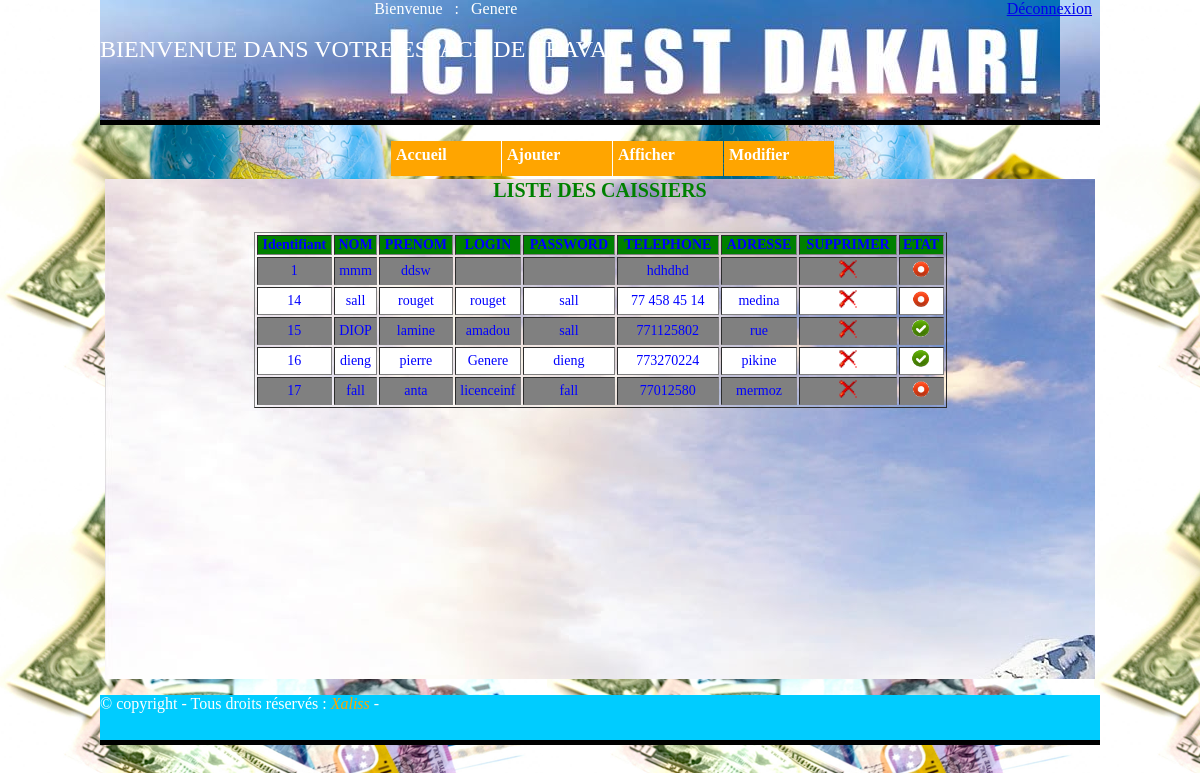
The page /XALISS/content/index.php?p=2&idadmin=1 (signed in) on the database its author committed.
### tables this page shows
CREATE TABLE IF NOT EXISTS `caissier` (
  `id_caissier` int(10) NOT NULL AUTO_INCREMENT,
  `login` varchar(50) DEFAULT NULL,
  `password` varchar(50) NOT NULL,
  `nom` varchar(50) NOT NULL,
  `prenom` varchar(100) NOT NULL,
  `telephone` varchar(20) NOT NULL,
  `adresse` varchar(50) NOT NULL,
  `etat` int(2) NOT NULL DEFAULT '0',
  PRIMARY KEY (`id_caissier`),
  UNIQUE KEY `login` (`login`)
);

### XALISS/content/afficher_user.php (the view, shortened to what this page needs)
<?php
  $sql="Select * from caissier";
  $result=mysql_query($sql);
  $rows=mysql_fetch_array($result);
?>
<!DOCTYPE>
<html>
     <head>
	 <head>
<body background="../photo/fond.jpg">
     <h1 align='center'><font color='green'>LISTE DES CAISSIERS</font></h1><br/>
     <table align="center" border="1" width="70%">
      <tr>
      	<th bgcolor="green">Identifiant</th ><th bgcolor="green">NOM</th><th bgcolor="green">PRENOM</th><th bgcolor="green">LOGIN</th>
		<th bgcolor='green'>PASSWORD</th><th bgcolor='green'>TELEPHONE</th></th><th bgcolor='green'>ADRESSE</th>
		<th bgcolor='green'>SUPPRIMER</th><th bgcolor='green'>ETAT</th>
      </tr>
	  <?php
	  $i=0;
      do{
      	if($i%2){
      		echo "<tr bgcolor='white'>";
      	}else{
      		echo "<tr bgcolor='gray'>";
      	}
      ?>
	               <td align='center'><?php echo $rows['id_caissier'];?></td>
             <td align='center'><?php echo $rows['nom'];?></td>
             <td align='center'><?php echo $rows['prenom'];?></td>
			 <td align='center'><?php echo $rows['login'];?></td>
			 <td align='center'><?php echo $rows['password'];?></td>
			 <td align='center'><?php echo $rows['telephone'];?></td>
			 <td align='center'><?php echo $rows['adresse'];?></td>
			<td align='center'><?php echo (" <a href=\"supprimer_user.php?id=".$_GET['idadmin']."&idcaissier=".$rows['id_caissier']."\"><img src='../photo/sup.gif' width=20 heigth=20></a>"
			                               );?></td>
			<?php
			 if($rows['etat']==1) {?>
			      <td align='center'><?php echo (" <a href=\"activer_desactiver.php?p=2&id=".$rows['id_caissier']."&etat=".$rows['etat']."\"><img src='../photo/actif.png' width=20 heigth=20></a>"
			                               );?></td>
				  <?php
			 }else{?>
			      <td align='center'><?php echo (" <a href=\"activer_desactiver.php?p=2&id=".$rows['id_caissier']."&etat=".$rows['etat']."\"><img src='../photo/inactif.png' width=20 heigth=20></a>"
				                           );?></td>
				 <?php
			 }?>
          </tr>
      <?php
      $i++;
       }while($rows=mysql_fetch_array($result));
       ?>
	   </table>
</body>
</html>

### XALISS/content/index.php (shortened to what this page needs)
<!DOCTYPE html>
<html>
<head>
<link rel='stylesheet' type="text/css" href='../css/style.css'/>
</head>
<body>
	<div id='conterner'>
		<div id='banniere'>
		  <?php include("banniere.php"); ?>
		</div>
		<div id='sub_banniere'>
		</div>
		<div id='navigation'>
			<div class="centrer"><?php include("nav.php");  ?></div>
		</div>
		<div id='contenue'>
			<div align="right">
			  <?php
				if (isset($_GET['p'])){
					switch ($_GET['p']){
							case 2:
								include("afficher_user.php");
							break;
					}
				}
				else{
				include("accueil.php");
				}
			?>
		  </div>
    </div>
		<div id='pied_de_page'>
			<p><span id="copyright symbol">&copy copyright - Tous droits r&eacute;serv&eacute;s : <i><font color="orange">Xaliss</font></i> - </span></p>
		</div>
		<div id='sup_footer'>
		</div>
	</div>
</body>
</html>

### XALISS/content/banniere.php
<table width="100%" border="0" cellspacing="0" cellpadding="0">
  <tr>
    <td align="right">Bienvenue &nbsp; :</td>
    <td>&nbsp; &nbsp;<?php echo $_SESSION['login'];?></td>
    <td align="right"><a href="../logout.php" class='a_lien'>D&eacute;connexion</a>&nbsp;&nbsp;</td>
  </tr>
  <tr>
    <td>&nbsp;</td>
    <td>&nbsp;</td>
    <td>&nbsp;</td>
  </tr>
  <tr>
    <td colspan="3"><marquee><font size="5"><blink>BIENVENUE DANS VOTRE ESPACE DE TRAVAIL</blink></font></marquee></td>
  </tr>
</table>

### XALISS/content/nav.php
<ul><center>
 <li><?php echo ("<a href=\"index.php?idadmin=".$_GET['idadmin']."\">Accueil</a>"); ?></li>
 <li><?php echo ("<a href=\"index.php?p=1&idadmin=".$_GET['idadmin']."\">Ajouter</a>"); ?></li>
 <li><?php echo ("<a href=\"index.php?p=2&idadmin=".$_GET['idadmin']."\">Afficher</a>"); ?></li>
 <li><?php echo ("<a href=\"index.php?p=3&idadmin=".$_GET['idadmin']."\">Modifier</a>"); ?></li>
 </center>
</ul>

### XALISS/css/style.css (style rules this page uses)
body { background-color:#F1F1F1; margin:0px; padding:0px; background-image:url(argent.png); }
h1 { color:#971C4B; font-size:20px; text-align:center; }
#conterner { margin:auto; width:1000px; min-height:300px; }
#banniere { width:1000px; height:120px; background-color:#00CCFF; color:white; background-image:url(dakar.jpg); }
#sub_banniere { width:1000px; background-color:#000000; height:5px; }
#navigation { width:1000px; height:25px; text-align:right; }
#contenue { width:990px; min-height:500px; font-size:14px; margin-left:5px; margin-right:5px; color:blue; background-image:url(pays.jpg); }
#pied_de_page { width:1000px; height: 45px; color:white; background-color:#00CCFF; }
#sup_footer { width:1000px; background-color:#000000; height:5px; }
ul { list-style-type:none; position:relative; }
li { margin-left:1px; float:left; }
ul li a { display:block; float:left; width:100px; height:25px; background-color:orange; color:white; text-decoration:none; text-align:left; font-weight:bold; padding:5px; border-color:#DCDCDC #696969 #696969 #DCDCDC; }
.centrer { margin-left : auto; margin-right : auto; width : 500px; text-align : left; }

### rows shown on the page
caissier: id_caissier "1", nom "mmm", prenom "ddsw", telephone "hdhdhd", etat 0 (drawn)
caissier: id_caissier "14", nom "sall", prenom "rouget", login "rouget", password "sall", telephone "77 458 45 14", adresse "medina", etat 0 (drawn)
caissier: id_caissier "15", nom "DIOP", prenom "lamine", login "amadou", password "sall", telephone "771125802", adresse "rue", etat 1 (drawn)
caissier: id_caissier "16", nom "dieng", prenom "pierre", login "Genere", password "dieng", telephone "773270224", adresse "pikine", etat 1 (drawn)
caissier: id_caissier "17", nom "fall", prenom "anta", login "licenceinf", password "fall", telephone "77012580", adresse "mermoz", etat 0 (drawn)

### other values the page prints
$_SESSION['login'] "Genere"
